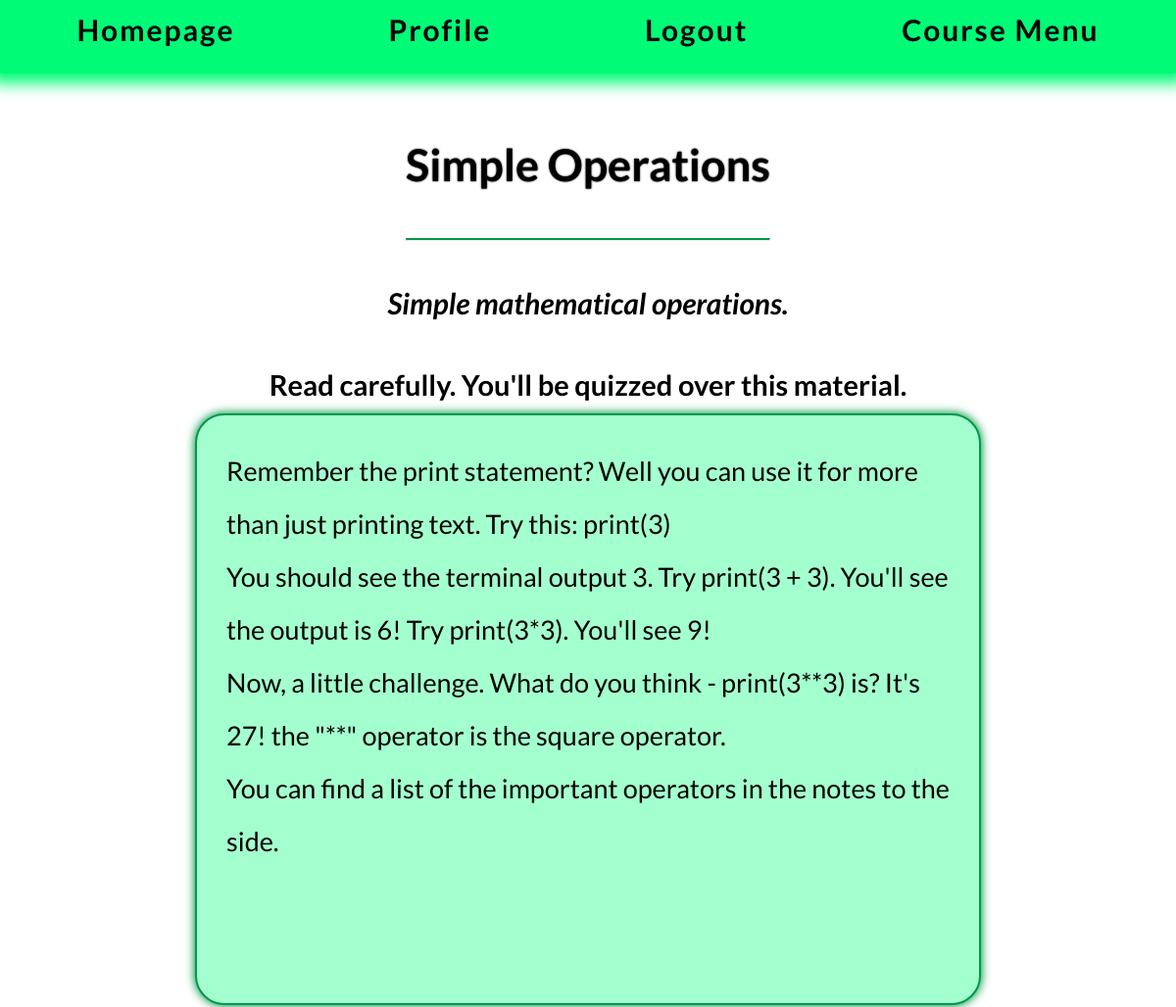
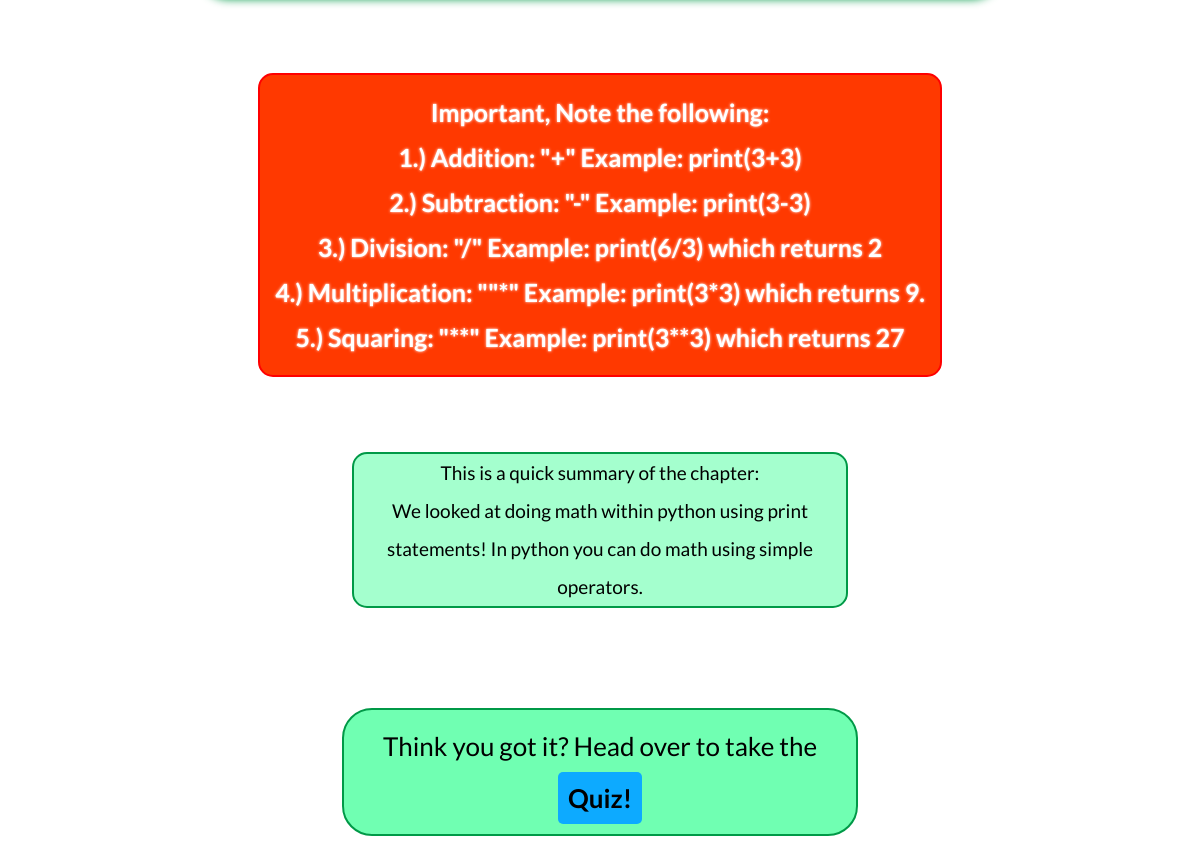
The app's page /course/Chapter/3/ (signed in) with its own data (2 pictures, top to bottom).
### course/models.py (models this page shows, shortened)
class Chapter(models.Model):
    topic = models.ForeignKey(Topic, on_delete=models.CASCADE,default="") # TODO create a way to interactively edit chapter order. like a trello board list within the admin.
    title = models.CharField(max_length=100,default="Title")
    content = models.TextField(max_length=100000,default="Content")
    chapter_covers = models.CharField(max_length=50,default="Chapter covers:")
    summary = models.CharField(max_length=500,default="Chapter Summary:")
    completed = models.BooleanField(default=False)

class ImportantInstructionContent(models.Model):
    chapter = models.ForeignKey(Chapter, on_delete=models.CASCADE, default="")
    important_content = models.TextField(max_length=300,default="")

### course/views.py (the view)
# urls.py: path('Chapter/<int:chapter_id>/', views.ChapterView, name='Chapter_url'),
@login_required
def ChapterView(request,chapter_id):
    try:
        print("chapter.id" + str(chapter_id))
        CurrentChapter = Chapter.objects.get(pk=chapter_id)
        InstructionImportant = ImportantInstructionContent.objects.filter(chapter=CurrentChapter)
        object = "Chapter"
    except (KeyError, Chapter.DoesNotExist):
        return render(request,'course/ObjectDoesNotExist.html',{'object':'Chapter','error_message':error_message})
    else:
        return render(request, 'course/chapter_base.html',{'Chapter':CurrentChapter,
                                                           'ImportantInstructionContent':InstructionImportant})

### course/templatetags/course_in_category.py (called while the page is built)
@register.filter #LETS GO FIRST TRY I'M SO GOOD AT PYTHON LETS GOOOOO
def user_tag(content,user):
    return content.replace('{{ user.username }}',user.username)

### course/templates/course/chapter_base.html (shortened to what this page needs)
{% extends 'course/topbar.html' %}
{% load static %}
{% load course_in_category %}
{% block content %}
    <body>
    <div class="flex_container" id="flex_course_title">
        <div class = "course_title">
             <h1>{{ Chapter.title }}</h1><hr>
        </div>
        <div class= "chapter_covers">
            <h2><i>{{ Chapter.chapter_covers }}</i></h2>
        </div>
         <h3>Read carefully. You'll be quizzed over this material.</h3>
    </div>
    <div class="flex_container" id="flex_course_content">
        <div class= "main_content">
{{ Chapter.content|user_tag:user }}
        </div>
        <div class = "important_content">
             Important, Note the following:
             {% for important in ImportantInstructionContent %}
                <br>{{ forloop.counter }}.)
                     {{ important.important_content|user_tag:user }}
             {% endfor %}
        </div>
    </div>
    <div class = "chapter_summary">
        This is a quick summary of the chapter:
        <br>{{ Chapter.summary }}
    </div>
    <div class="chapter_end">
        Think you got it?
        Head over to take the <a href="{% url 'course:Quiz_url' Chapter.id %}">Quiz!</a>
    </div>
    </body>
{% endblock %}

### course/static/base.css (style rules this page uses)
:root { --black: #031A0D; --darker_green: #00c05b; --light_green: #00fb77; --lighter_green: #33FF94; --purple: #b357eb; --pink: #EB4BA2; --mg: #58eb40; --red: #eb3928; --yellow: #cce34; --offwhite: #B7BFEB; --grey: #e0e0e0; --color-primary-0: #00FF77; --color-primary-1: #A4FFCE; --color-primary-2: #70FFB2; --color-primary-3: #009947; --color-primary-4: #007637; --color-primary-5: #0DAAFF; --color-primary-6: #0083ca; --color-primary-7: #FF3900; --code_text: #f9f5fc; --border: solid var(--color-primary-3) 2px; --code_bg: #2B3245; --wide: 75%; --narrow: 50%; }
html { margin-left: 100px; margin-right: 100px; margin-top: 85px; margin-bottom: 85px; text-align: center; font-family: "Lato"; line-height: 2; }
hr { border-top: var(--border); color: var(--color-primary-2); }
.flex_container { display: flex; flex-direction: column; justify-content: center; align-items: center; }
#flex_course_title { display:flex; flex-direction: column; align-self: center; margin: auto; }
#flex_course_content { display: flex; flex-direction: column; justify-content: left; align-items: left; }
.important_content { color: white; font-size: 25px; font-weight: bold; padding: 15px; line-height: 1.8; border-radius: 15px; background-color: var(--color-primary-7); text-shadow: 0px 0px 3px white; border: solid red 2px; margin: 75px; }
h1 { font-size: 45px; text-shadow: 0px 0px 2px black; }
h2 { font-size: 30px; }
h3 { font-size: 29px; font-weight:bold; margin: auto; }
.main_content { display: flex; text-align: left; flex-direction: column; justify-content: left; font-size: 27px; width: var(--wide); border: var(--border); border-radius: 30px; margin: auto; flex-wrap: wrap; background-color: var(--color-primary-1); padding: 30px; white-space: pre-wrap; box-shadow: 0px 0px 10px 1px var(--color-primary-3); }
.chapter_summary { font-size: 19px; margin-bottom: 10px; margin: 0 auto; border: var(--border); border-radius: 15px; width: var(--narrow); background-color: var(--color-primary-1); }
.chapter_end { font-size: 26px; width: var(--narrow); padding: 10px; margin: auto; margin-top: 100px; margin-bottom: 100px; border: var(--border); border-radius: 30px; background-color: var(--color-primary-2); }
a { font-style: normal; color: black; font-weight: bold; text-decoration: none; padding: 10px; border-radius: 5px; background-color: var(--color-primary-5); margin: auto; }

### records on screen
Chapter: title "Simple Operations", chapter_covers "Simple mathematical operations.", content|user_tag "Remember the print statement? Well you can use it for more than just printing text. Try this: print(3) You should see the terminal output 3. Try print(3 + 3). You'll see the output is 6! Try print(3*3). You'll see 9! Now, a little challenge. What do you think - print(3**3) is? It's 27! the \"**\" operator is the square operator. You can find a list of the important operators in the notes to the side.", summary "We looked at doing math within python using print statements! In python you can do math using simple operators."
ImportantInstructionContent: important_content|user_tag "Addition: \"+\" Example: print(3+3)"
ImportantInstructionContent: important_content|user_tag "Subtraction: \"-\" Example: print(3-3)"
ImportantInstructionContent: important_content|user_tag "Division: \"/\" Example: print(6/3) which returns 2"
ImportantInstructionContent: important_content|user_tag "Multiplication: \"\"*\" Example: print(3*3) which returns 9."
ImportantInstructionContent: important_content|user_tag "Squaring: \"**\" Example: print(3**3) which returns 27"
